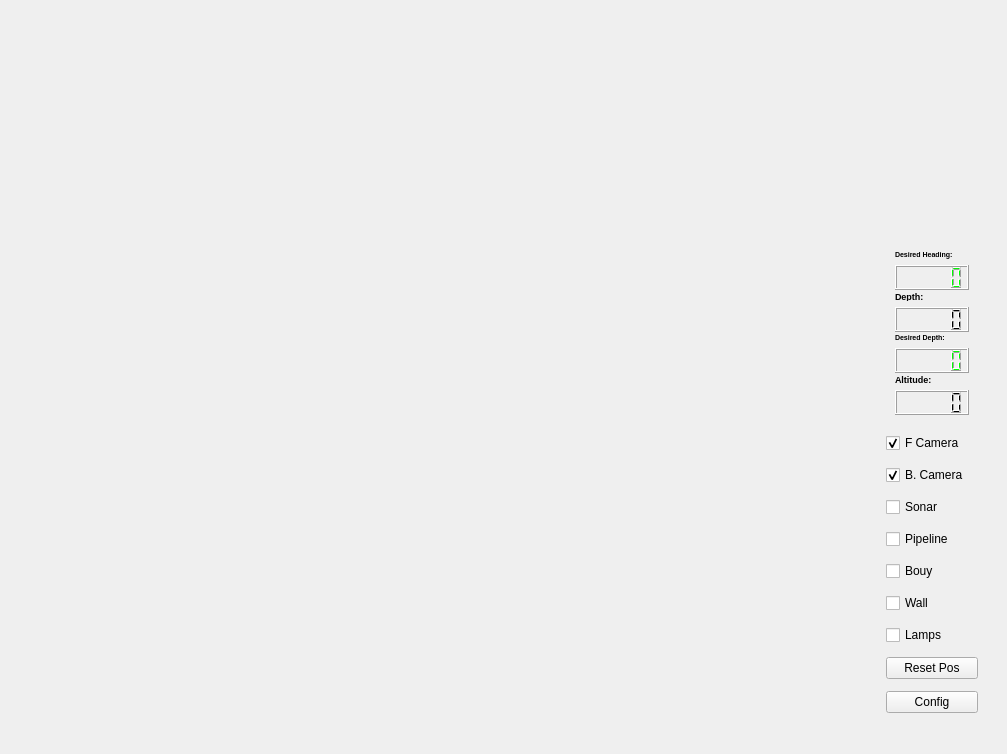
<?xml version="1.0" encoding="UTF-8"?>
<ui version="4.0">
 <class>Form</class>
 <widget class="QWidget" name="Form">
  <property name="geometry">
   <rect>
    <x>0</x>
    <y>0</y>
    <width>1007</width>
    <height>754</height>
   </rect>
  </property>
  <property name="minimumSize">
   <size>
    <width>0</width>
    <height>0</height>
   </size>
  </property>
  <property name="windowTitle">
   <string>Avalon BaseStation</string>
  </property>
  <layout class="QVBoxLayout" name="verticalLayout">
   <item>
    <widget class="QWidget" name="top" native="true">
     <property name="minimumSize">
      <size>
       <width>0</width>
       <height>170</height>
      </size>
     </property>
     <property name="maximumSize">
      <size>
       <width>16777215</width>
       <height>200</height>
      </size>
     </property>
     <layout class="QHBoxLayout" name="horizontalLayout">
      <item>
       <widget class="SonarView" name="sonar_view">
        <property name="enabled">
         <bool>false</bool>
        </property>
        <property name="minimumSize">
         <size>
          <width>150</width>
          <height>0</height>
         </size>
        </property>
        <property name="toolTip">
         <string>ImageView</string>
        </property>
        <property name="whatsThis">
         <string>Widget for displaying frames.</string>
        </property>
        <property name="Aspect_Ratio" stdset="0">
         <bool>true</bool>
        </property>
       </widget>
      </item>
      <item>
       <widget class="RangeView" name="range_view">
        <property name="enabled">
         <bool>false</bool>
        </property>
        <property name="toolTip">
         <string>ImageView</string>
        </property>
        <property name="whatsThis">
         <string>Widget for displaying frames.</string>
        </property>
       </widget>
      </item>
      <item>
       <widget class="ImageView" name="pipeline_view">
        <property name="toolTip">
         <string>ImageView</string>
        </property>
        <property name="whatsThis">
         <string>Widget for displaying frames.</string>
        </property>
       </widget>
      </item>
      <item>
       <widget class="OrientationView" name="orientation">
        <property name="minimumSize">
         <size>
          <width>350</width>
          <height>0</height>
         </size>
        </property>
        <property name="toolTip">
         <string>OrientationView</string>
        </property>
        <property name="whatsThis">
         <string/>
        </property>
       </widget>
      </item>
     </layout>
    </widget>
   </item>
   <item>
    <widget class="QWidget" name="widget" native="true">
     <layout class="QHBoxLayout" name="horizontalLayout_2">
      <item>
       <widget class="ImageView" name="front_camera">
        <property name="toolTip">
         <string>ImageView</string>
        </property>
        <property name="whatsThis">
         <string>Widget for displaying frames.</string>
        </property>
        <property name="Aspect_Ratio" stdset="0">
         <bool>true</bool>
        </property>
       </widget>
      </item>
      <item>
       <widget class="ImageView" name="bottom_camera">
        <property name="toolTip">
         <string>ImageView</string>
        </property>
        <property name="whatsThis">
         <string>Widget for displaying frames.</string>
        </property>
        <property name="Aspect_Ratio" stdset="0">
         <bool>true</bool>
        </property>
       </widget>
      </item>
      <item>
       <widget class="QWidget" name="widget_2" native="true">
        <property name="maximumSize">
         <size>
          <width>110</width>
          <height>16777215</height>
         </size>
        </property>
        <layout class="QVBoxLayout" name="verticalLayout_2">
         <item>
          <widget class="QWidget" name="widget_4" native="true">
           <property name="maximumSize">
            <size>
             <width>16777215</width>
             <height>180</height>
            </size>
           </property>
           <layout class="QVBoxLayout" name="verticalLayout_3">
            <item>
             <widget class="QLabel" name="label_4">
              <property name="maximumSize">
               <size>
                <width>16777215</width>
                <height>10</height>
               </size>
              </property>
              <property name="font">
               <font>
                <pointsize>5</pointsize>
                <weight>75</weight>
                <bold>true</bold>
               </font>
              </property>
              <property name="text">
               <string>Desired Heading:</string>
              </property>
              <property name="scaledContents">
               <bool>true</bool>
              </property>
             </widget>
            </item>
            <item>
             <widget class="QLCDNumber" name="desired_heading">
              <property name="minimumSize">
               <size>
                <width>0</width>
                <height>25</height>
               </size>
              </property>
              <property name="maximumSize">
               <size>
                <width>16777215</width>
                <height>25</height>
               </size>
              </property>
              <property name="palette">
               <palette>
                <active>
                 <colorrole role="WindowText">
                  <brush brushstyle="SolidPattern">
                   <color alpha="255">
                    <red>0</red>
                    <green>255</green>
                    <blue>0</blue>
                   </color>
                  </brush>
                 </colorrole>
                </active>
                <inactive>
                 <colorrole role="WindowText">
                  <brush brushstyle="SolidPattern">
                   <color alpha="255">
                    <red>0</red>
                    <green>255</green>
                    <blue>0</blue>
                   </color>
                  </brush>
                 </colorrole>
                </inactive>
                <disabled>
                 <colorrole role="WindowText">
                  <brush brushstyle="SolidPattern">
                   <color alpha="255">
                    <red>116</red>
                    <green>116</green>
                    <blue>122</blue>
                   </color>
                  </brush>
                 </colorrole>
                </disabled>
               </palette>
              </property>
             </widget>
            </item>
            <item>
             <widget class="QLabel" name="label">
              <property name="maximumSize">
               <size>
                <width>16777215</width>
                <height>10</height>
               </size>
              </property>
              <property name="font">
               <font>
                <pointsize>7</pointsize>
                <weight>75</weight>
                <bold>true</bold>
               </font>
              </property>
              <property name="text">
               <string>Depth:</string>
              </property>
              <property name="scaledContents">
               <bool>true</bool>
              </property>
             </widget>
            </item>
            <item>
             <widget class="QLCDNumber" name="depth">
              <property name="minimumSize">
               <size>
                <width>0</width>
                <height>25</height>
               </size>
              </property>
              <property name="maximumSize">
               <size>
                <width>16777215</width>
                <height>25</height>
               </size>
              </property>
             </widget>
            </item>
            <item>
             <widget class="QLabel" name="label_3">
              <property name="maximumSize">
               <size>
                <width>16777215</width>
                <height>10</height>
               </size>
              </property>
              <property name="font">
               <font>
                <pointsize>5</pointsize>
                <weight>75</weight>
                <bold>true</bold>
               </font>
              </property>
              <property name="text">
               <string>Desired Depth:</string>
              </property>
              <property name="scaledContents">
               <bool>true</bool>
              </property>
             </widget>
            </item>
            <item>
             <widget class="QLCDNumber" name="desired_depth">
              <property name="minimumSize">
               <size>
                <width>0</width>
                <height>25</height>
               </size>
              </property>
              <property name="maximumSize">
               <size>
                <width>16777215</width>
                <height>25</height>
               </size>
              </property>
              <property name="palette">
               <palette>
                <active>
                 <colorrole role="WindowText">
                  <brush brushstyle="SolidPattern">
                   <color alpha="255">
                    <red>0</red>
                    <green>255</green>
                    <blue>0</blue>
                   </color>
                  </brush>
                 </colorrole>
                </active>
                <inactive>
                 <colorrole role="WindowText">
                  <brush brushstyle="SolidPattern">
                   <color alpha="255">
                    <red>0</red>
                    <green>255</green>
                    <blue>0</blue>
                   </color>
                  </brush>
                 </colorrole>
                </inactive>
                <disabled>
                 <colorrole role="WindowText">
                  <brush brushstyle="SolidPattern">
                   <color alpha="255">
                    <red>116</red>
                    <green>116</green>
                    <blue>122</blue>
                   </color>
                  </brush>
                 </colorrole>
                </disabled>
               </palette>
              </property>
              <property name="font">
               <font>
                <weight>50</weight>
                <bold>false</bold>
               </font>
              </property>
             </widget>
            </item>
            <item>
             <widget class="QLabel" name="label_2">
              <property name="maximumSize">
               <size>
                <width>16777215</width>
                <height>10</height>
               </size>
              </property>
              <property name="font">
               <font>
                <pointsize>7</pointsize>
                <weight>75</weight>
                <bold>true</bold>
               </font>
              </property>
              <property name="text">
               <string>Altitude:</string>
              </property>
              <property name="scaledContents">
               <bool>true</bool>
              </property>
             </widget>
            </item>
            <item>
             <widget class="QLCDNumber" name="altitude">
              <property name="minimumSize">
               <size>
                <width>0</width>
                <height>25</height>
               </size>
              </property>
              <property name="maximumSize">
               <size>
                <width>16777215</width>
                <height>25</height>
               </size>
              </property>
             </widget>
            </item>
           </layout>
          </widget>
         </item>
         <item>
          <widget class="QCheckBox" name="front_camera_on">
           <property name="text">
            <string>F Camera</string>
           </property>
           <property name="checked">
            <bool>true</bool>
           </property>
          </widget>
         </item>
         <item>
          <widget class="QCheckBox" name="bottom_camera_on">
           <property name="text">
            <string>B. Camera</string>
           </property>
           <property name="checked">
            <bool>true</bool>
           </property>
          </widget>
         </item>
         <item>
          <widget class="QCheckBox" name="sonar_on">
           <property name="text">
            <string>Sonar</string>
           </property>
          </widget>
         </item>
         <item>
          <widget class="QCheckBox" name="pipeline_on">
           <property name="text">
            <string>Pipeline</string>
           </property>
          </widget>
         </item>
         <item>
          <widget class="QCheckBox" name="bouy_on">
           <property name="text">
            <string>Bouy</string>
           </property>
          </widget>
         </item>
         <item>
          <widget class="QCheckBox" name="wall_on">
           <property name="text">
            <string>Wall</string>
           </property>
          </widget>
         </item>
         <item>
          <widget class="QCheckBox" name="lamps_on">
           <property name="text">
            <string>Lamps</string>
           </property>
          </widget>
         </item>
         <item>
          <widget class="QPushButton" name="reset_pos">
           <property name="text">
            <string>Reset Pos</string>
           </property>
          </widget>
         </item>
         <item>
          <widget class="QPushButton" name="pushButton">
           <property name="text">
            <string>Config</string>
           </property>
          </widget>
         </item>
        </layout>
       </widget>
      </item>
     </layout>
    </widget>
   </item>
  </layout>
 </widget>
 <customwidgets>
  <customwidget>
   <class>ImageView</class>
   <extends>MultiWidget</extends>
   <header>image_view_widget/ImageView.h</header>
  </customwidget>
  <customwidget>
   <class>SonarView</class>
   <extends>ImageView</extends>
   <header>image_view_widget/sonar_view/SonarView.h</header>
  </customwidget>
  <customwidget>
   <class>RangeView</class>
   <extends>ImageView</extends>
   <header>image_view_widget/sonar_view/RangeView.h</header>
  </customwidget>
  <customwidget>
   <class>MultiWidget</class>
   <extends>QWidget</extends>
   <header>multi_view/MultiWidget.h</header>
   <container>1</container>
  </customwidget>
  <customwidget>
   <class>OrientationView</class>
   <extends>MultiWidget</extends>
   <header>rock_widget_collection/orientation.h</header>
  </customwidget>
 </customwidgets>
 <resources/>
 <connections/>
</ui>
